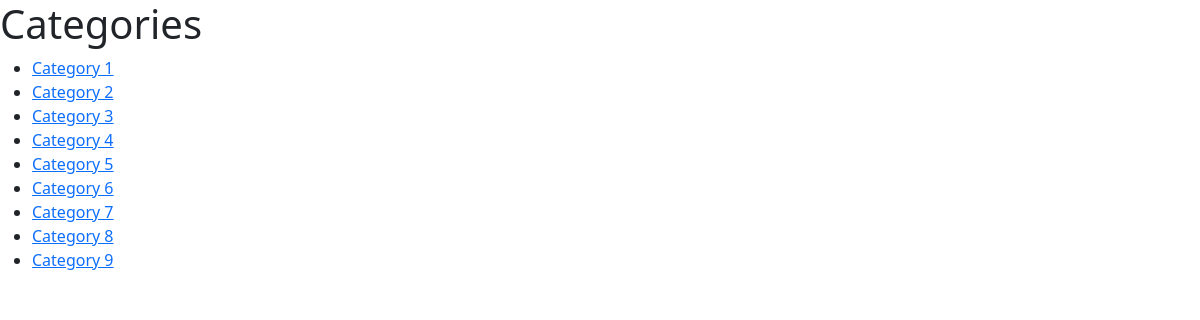
Page /categories/ on the committed database.
### first_app/models.py (models this page shows, shortened)
class Category(models.Model):
    title = models.CharField(max_length=50)
    slug = models.SlugField(max_length=50, unique=True, db_index=True)
    description = models.TextField(blank=True)
    is_active = models.BooleanField(default=True)

### first_app/views.py (the view)
def categories_list(request):
    context = {'categories': Category.objects.all()}
    return render(request, 'first_app/categories.html', context)

### templates/first_app/categories.html (shortened to what this page needs)
{% extends 'base.html' %}
{% block content %}
  {% if categories %}
    <ul>
    {% for category in categories %}
    <li><a href="{% url 'first_app:category_detail' category.slug %}">{{ category.title }}</a></li>
    {% endfor %}
    </ul>
  {% endif %}
{% endblock %}

### rows in the picture
Category: title "Category 1"
Category: title "Category 2"
Category: title "Category 3"
Category: title "Category 4"
Category: title "Category 5"
Category: title "Category 6"
Category: title "Category 7"
Category: title "Category 8"
Category: title "Category 9"
